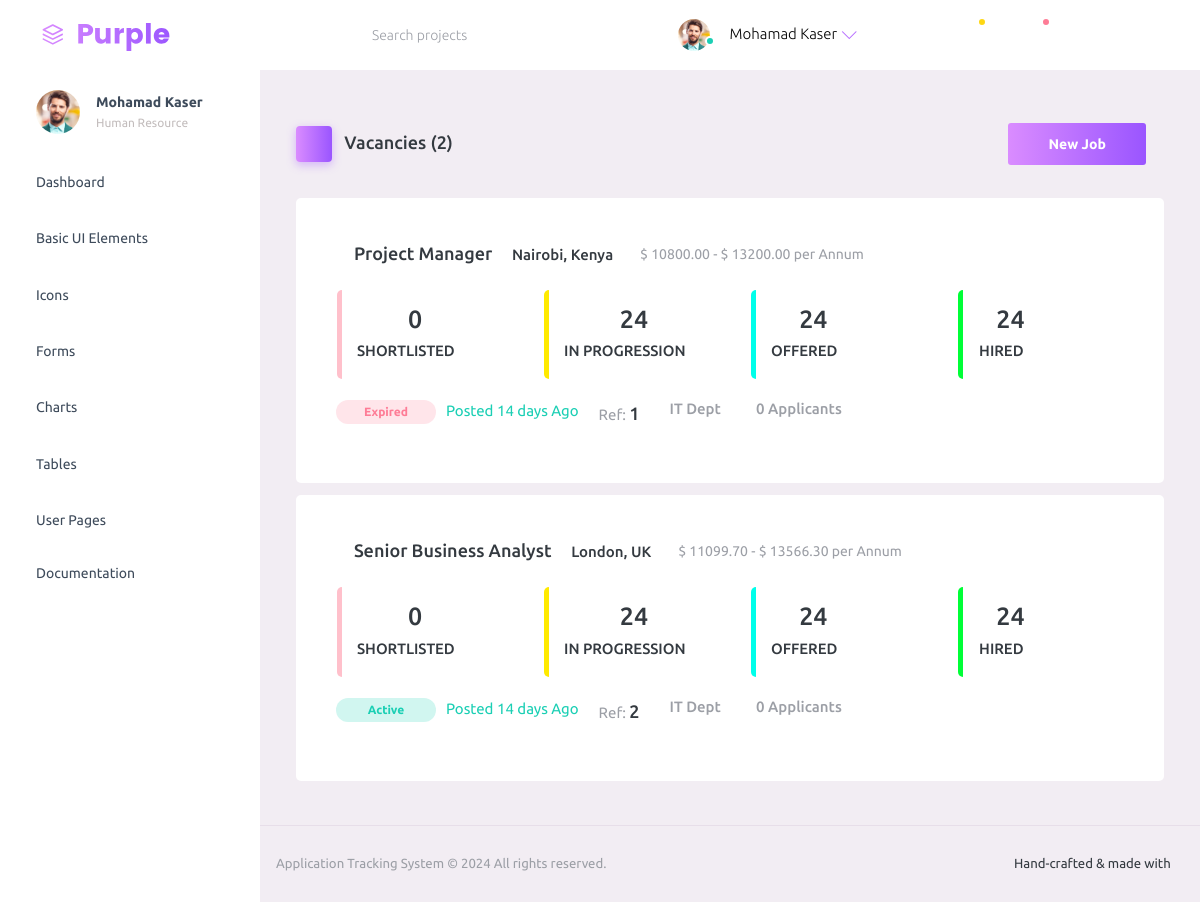
The app's page /, older data.
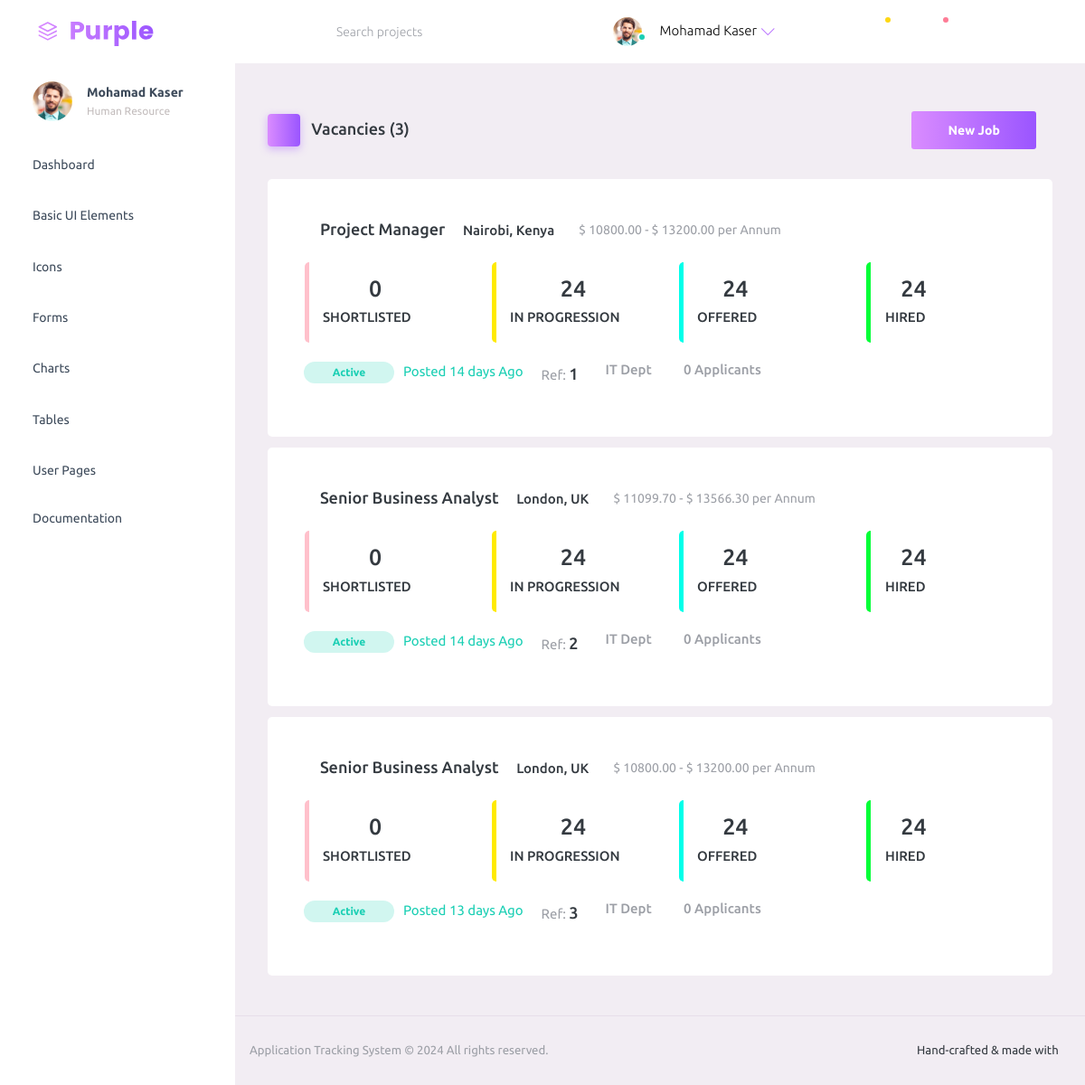
The same page, newer data.
### HumanResource/models.py (models this page shows, shortened)
class Job(models.Model):
    job_title = models.CharField(max_length=100, null=False)
    department = models.CharField(max_length=50, choices=departments)
    salary = models.IntegerField()
    location = models.CharField(max_length=100, choices=locations)
    introduction = models.CharField(max_length=220)
    brief_posting_description = models.CharField(max_length=400)
    responsibilities = models.CharField(max_length=3000)
    qualifications = models.CharField(max_length=1500)
    is_active = models.BooleanField(default=True)
    date_posted = models.DateField(auto_now_add=True)

### HumanResource/views.py (the view)
# urls.py: 2. Add a URL to urlpatterns:  path('', views.home, name='home')
def home(request):
    jobs = Job.objects.all()
    job_data = {}
    for j in jobs:
        lower_bound = j.salary * 0.9
        upper_bound = j.salary * 1.1
        posted = (datetime.datetime.today().date() - j.date_posted).days
        applicants = j.applicants.all().count()
        shortlisted = j.shortlist.all().count()
        job_data[j.id] = {
            'job': j,
            'lower_bound': f"{lower_bound:.2f}",
            'upper_bound': f"{upper_bound:.2f}",
            'posted': posted,
            'applicants': applicants,
            'shortlisted': shortlisted
        }
    return render(request, 'app/hr_dashboard.html', {'job_data': job_data, 'total_jobs': Job.objects.all().count()})

### HumanResource/templates/app/hr_dashboard.html (shortened to what the changed rows need)
{% extends 'app/index.html' %}
{% load static %}
{% block body %}
<div class="page-header">
    <h3 class="page-title">
        <span class="page-title-icon bg-gradient-primary text-white me-2">
        </span> Vacancies ({{ total_jobs }})
    </h3>
    <nav aria-label="breadcrumb">
        <ul class="breadcrumb">
        </ul>
    </nav>
</div>
{% if job_data %}
{% for job_id, data in job_data.items %}
<div class="row" style="margin-top: 12px;">
        <div class="col-12 grid margin">
        <div class="card">
            <div class="card-body">
                <div class="row">
                    <div class="d-flex flex-row">
                        <h4 class="card-title"> <i class="mdi mdi-checkbox-marked-outline text-success" style="font-size: 23px;"></i>{{ data.job.job_title }}</h4>
                        <h6 style="margin: 8px;"><i class="mdi mdi-map-marker-outline"></i>{{ data.job.location }}</h6>
                        <small class="text-muted" style="margin: 8px;"><i class="mdi mdi-cash-multiple"></i>$ {{ data.lower_bound }} - $ {{ data.upper_bound}} per Annum</small>
                    </div>
                </div>
                <div class="row">
                    <div class="col-md-3 stretch-card grid-margin">
                        <a class="btn" href="{% url 'shortlist' data.job.id %}" style="padding: 0px !important;">
                            <div class="card" style="border-left: 5px solid pink; margin-top: 10px;">
                                <div class="card-body" style="padding: 15px;">
                                    <h3>
                                        <i class="mdi mdi-account-multiple-outline" style="color: pink;"></i>
                                        {{ data.shortlisted }}
                                    </h3>
                                    <div class="metric-value d-inline-block">
                                        <h6 class="mb-1">SHORTLISTED</h6>
                                    </div>
                                </div>
                            </div>
                        </a>
                    </div>
                    <div class="col-md-3 stretch-card grid-margin">
                        <a class="btn" href="#" style="padding: 0px !important;">
                            <div class="card" style="border-left: 5px solid rgb(255, 234, 0); margin-top: 10px;">
                                <div class="card-body" style="padding: 15px;">
                                    <h3>
                                        <i class="mdi mdi-account-multiple-outline" style="color: rgb(255, 234, 0);"></i>
                                        24
                                    </h3>
                                    <div class="metric-value d-inline-block">
                                        <h6 class="mb-1">IN PROGRESSION</h6>
                                    </div>
                                </div>
                            </div>
                        </a>
                    </div>
                    <div class="col-md-3 stretch-card grid-margin">
                        <a class="btn" href="#" style="padding: 0px !important;">
                            <div class="card" style="border-left: 5px solid rgb(0, 255, 234); margin-top: 10px;">
                                <div class="card-body" style="padding: 15px;">
                                    <h3>
                                        <i class="mdi mdi-account-multiple-outline" style="color: rgb(0, 255, 234);"></i>
                                        24
                                    </h3>
                                    <div class="metric-value d-inline-block">
                                        <h6 class="mb-1">OFFERED</h6>
                                    </div>
                                </div>
                            </div>
                        </a>
                    </div>
                    <div class="col-md-3 stretch-card grid-margin">
                        <a class="btn" href="#" style="padding: 0px !important;">
                            <div class="card" style="border-left: 5px solid rgb(0, 255, 55); margin-top: 10px;">
                                <div class="card-body" style="padding: 15px;">
                                    <h3>
                                        <i class="mdi mdi-account-multiple-outline" style="color: rgb(0, 255, 55);"></i>
                                        24
                                    </h3>
                                    <div class="metric-value d-inline-block">
                                        <h6 class="mb-1">HIRED</h6>
                                    </div>
                                </div>
                            </div>
                        </a>
                    </div>
                </div>
                <div class="row">
                    <div class="stretch-card" style="margin-top: -20px;">
                        {% if data.job.is_active %}
                        <a class="btn btn-inverse-success btn-rounded btn-md"
                        style="height: 24px !important; padding: 5px !important; width: 100px !important; font-size: 12px;" href="{% url 'edit-job' data.job.id %}">Active</a>
                        {% else %}
                        <a class="btn btn-inverse-danger btn-rounded btn-md"
                        style="height: 24px !important; padding: 5px !important; width: 100px !important; font-size: 12px;" href="{% url 'edit-job' data.job.id %}">Expired</a>
                        {%  endif %}
                        {% if data.posted > 0 %}
                        <p class="text-success" style="margin-left: 10px;">Posted {{ data.posted }} days Ago</p>
                        {% else %}
                        <p class="text-success" style="margin-left: 10px;">Posted today</p>
                        {% endif %}
                        <p class="text-muted" style="margin-left: 20px;">Ref: <span class="card-title">{{ data.job.id }}</span></p>
                        <h6 class="text-muted" style="margin-left: 30px;">{{ data.job.department }} Dept</h6>
                        <h6 class="text-muted" style="margin-left: 20px;"><i class="mdi mdi-account"></i> {{ data.applicants }} Applicants</h6>
                    </div>
                </div>
            </div>
        </div>
    </div>
</div>
{% endfor %}
{% else %}
<div class="row">
    <h4 class="card-title">No jobs are available</h4>
</div>
{% endif %}
{% endblock %}

Row changes from the older to the newer data that the page shows:
changed Job "Project Manager": is_active "Expired" → "Active"
added Job: job.job_title "Senior Business Analyst", job.location "London, UK", lower_bound "10800.00", upper_bound "13200.00", shortlisted "0", is_active "Active", posted "13", job.id "3", job.department "IT", applicants "0"
Text that changed along with them:
{{ total_jobs }}: "2" → "3"
